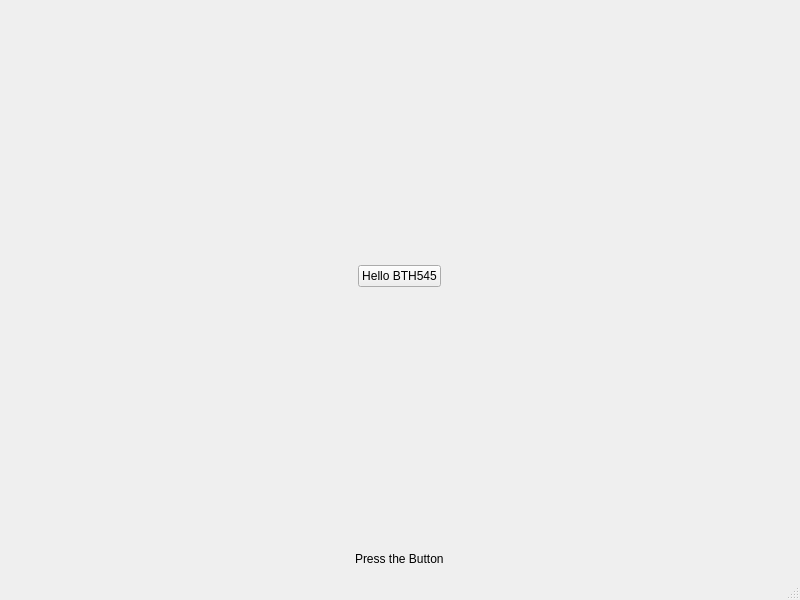
<?xml version="1.0" encoding="UTF-8"?>
<ui version="4.0">
 <class>MainWindow</class>
 <widget class="QMainWindow" name="MainWindow">
  <property name="geometry">
   <rect>
    <x>0</x>
    <y>0</y>
    <width>800</width>
    <height>600</height>
   </rect>
  </property>
  <property name="windowTitle">
   <string>MainWindow</string>
  </property>
  <widget class="QWidget" name="centralwidget">
   <layout class="QVBoxLayout" name="verticalLayout">
    <item alignment="Qt::AlignmentFlag::AlignHCenter|Qt::AlignmentFlag::AlignVCenter">
     <widget class="QPushButton" name="pushButton">
      <property name="text">
       <string>Hello BTH545</string>
      </property>
     </widget>
    </item>
    <item alignment="Qt::AlignmentFlag::AlignHCenter">
     <widget class="QLabel" name="label">
      <property name="maximumSize">
       <size>
        <width>300</width>
        <height>20</height>
       </size>
      </property>
      <property name="text">
       <string>Press the Button</string>
      </property>
     </widget>
    </item>
   </layout>
  </widget>
  <widget class="QStatusBar" name="statusbar"/>
 </widget>
 <resources/>
 <connections/>
</ui>
